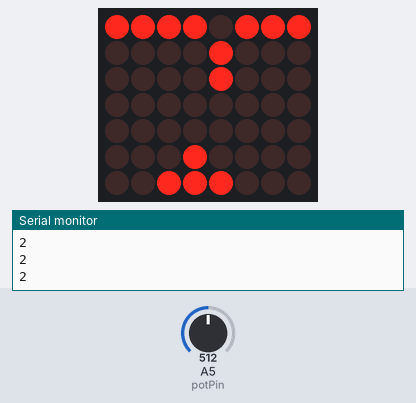
Bench run of a sketch on a simulated Arduino Uno, built with avr-gcc and run on an emulated ATmega328P. Shown: 8×7 LED matrix, the last lines printed to the serial monitor. Wiring (inferred from the names in the program): LED matrix (orientation assumed): rows pin 3, pin 4, pin 5, pin 6, pin 7, pin 8, pin 9; columns pin 10, pin 11, pin 12, pin 13, A0, A1, A2, A3. The inputs (shaded band) are chosen by the test bench; at power-on: A5 (potPin) = 512. Random numbers use the default seed unless the sketch sets one.

Above: at 3.8 s.
3.9 s: A5 (potPin) set to 569
At 4.76 s:
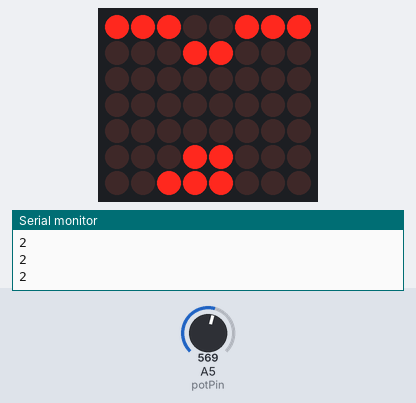
5.6 s: A5 (potPin) set to 592
At 8.5 s:
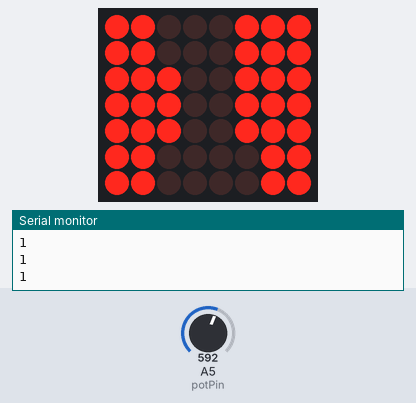
8.6 s: A5 (potPin) set to 900
11.6 s: A5 (potPin) set to 306
At 12.81 s:
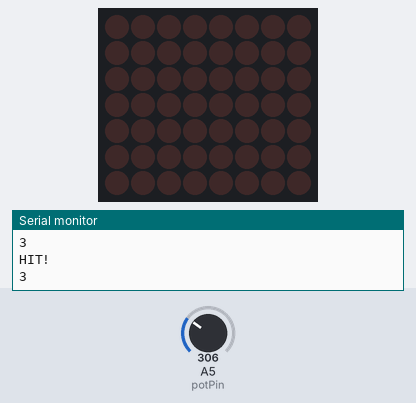
13.2 s: A5 (potPin) set to 122
16.2 s: A5 (potPin) set to 716
At 19.62 s:
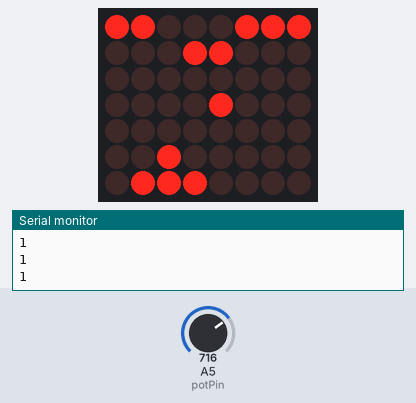

The sketch:

mgp1.ino
```cpp
//Code for 8x8 LED matrix game with help from Mirko Pavleski
//@ https://maker.pro/arduino/projects/space-invaders-game-on-8x8-homemade-led-matrix


byte tempMatrix[8][8] = {
  {0, 0, 0, 0, 0, 0, 0, 0},
  {0, 0, 0, 0, 0, 0, 0, 0},
  {0, 0, 0, 0, 0, 0, 0, 0},
  {0, 0, 0, 0, 0, 0, 0, 0},
  {0, 0, 0, 0, 0, 0, 0, 0},
  {0, 0, 0, 0, 0, 0, 0, 0},
  {0, 0, 0, 0, 0, 0, 0, 0},
  {0, 0, 0, 0, 0, 0, 0, 0}
};

/*** Level 1 ***/
#define level1_ani { \
  {1, 1, 1, 0, 0, 1, 1, 1}, \
  {1, 1, 0, 0, 0, 1, 1, 1}, \
  {1, 1, 0, 0, 0, 1, 1, 1}, \
  {1, 1, 1, 0, 0, 1, 1, 1}, \
  {1, 1, 1, 0, 0, 1, 1, 1}, \
  {1, 1, 1, 0, 0, 1, 1, 1}, \
  {1, 1, 0, 0, 0, 0, 1, 1}, \
  {1, 1, 0, 0, 0, 0, 1, 1}  \
}
#define level1 { \
  {1, 1, 1, 1, 1, 1, 1, 1}, \
  {1, 1, 1, 0, 0, 1, 1, 1}, \
  {0, 0, 0, 1, 1,0 , 0, 0}, \
  {0, 0, 0, 0, 0, 0, 0, 0}, \
  {0, 0, 0, 0, 0, 0, 0, 0}, \
  {0, 0, 0, 0, 0, 0, 0, 0}, \
  {0, 0, 0, 0, 0, 0, 0, 0}, \
  {0, 0, 0, 0, 0, 0, 0, 0}  \
}

/*** Level 2 ***/
#define level2_ani { \
  {1, 1, 1, 0, 0, 1, 1, 1}, \
  {1, 1, 0, 0, 0, 0, 1, 1}, \
  {1, 1, 0, 1, 1, 0, 0, 1}, \
  {1, 1, 1, 1, 1, 0, 0, 1}, \
  {1, 1, 1, 1, 0, 0, 1, 1}, \
  {1, 1, 1, 0, 0, 1, 1, 1}, \
  {1, 1, 0, 0, 0, 0, 0, 1}, \
  {1, 1, 0, 0, 0, 0, 0, 1}  \
}

#define level2 { \
  {0, 1, 1, 1, 1, 1, 1, 1}, \
  {1, 0, 1, 0, 1, 0, 1, 1}, \
  {0, 1, 0, 1, 0, 1, 0, 1}, \
  {0, 0, 1, 0, 1, 0, 1, 0}, \
  {0, 0, 0, 0, 0, 0, 0, 0}, \
  {0, 0, 0, 0, 0, 0, 0, 0}, \
  {0, 0, 0, 0, 0, 0, 0, 0}, \
  {0, 0, 0, 0, 0, 0, 0, 0}  \
}

/*** Level 3 ***/
#define level3_ani { \
  {1, 1, 1, 0, 0, 0, 1, 1}, \
  {1, 1, 0, 0, 0, 0, 0, 1}, \
  {1, 1, 0, 1, 1, 0, 0, 1}, \
  {1, 1, 1, 1, 0, 0, 1, 1}, \
  {1, 1, 1, 1, 0, 0, 0, 1}, \
  {1, 1, 0, 1, 1, 0, 0, 1}, \
  {1, 1, 0, 0, 0, 0, 0, 1}, \
  {1, 1, 1, 0, 0, 0, 1, 1}  \
}
#define level3 { \
  {1, 0, 1, 1, 1, 1, 0, 1}, \
  {0, 1, 1, 1, 1, 1, 1, 0}, \
  {1, 0, 1, 1, 1, 1, 0, 1}, \
  {1,0, 0, 1, 1, 1, 0, 1}, \
  {0, 0, 0, 0, 0, 0, 0, 0}, \
  {0, 0, 0, 0, 0, 0, 0, 0}, \
  {0, 0, 0, 0, 0, 0, 0, 0}, \
  {0, 0, 0, 0, 0, 0, 0, 0}  \
}

/*** WIN ***/
#define win { \
  {1, 1, 1, 0, 0, 1, 1, 1}, \
  {1, 1, 0, 0, 0, 0, 1, 1}, \
  {1, 0, 1, 0, 0, 1, 0, 1}, \
  {0, 0, 0, 0, 0, 0, 0, 0}, \
  {0, 0, 0, 0, 0, 0, 0, 0}, \
  {1, 0, 1, 0, 0, 1, 0, 1}, \
  {1, 0, 0, 1, 1, 0, 0, 1}, \
  {1, 1, 1, 0, 0, 1, 1, 1}  \
}
const int rows[8] = {   2, 3, 4, 5, 6, 7, 8, 9
 };
const int cols[8] = {   10, 11, 12, 13, A0, A1, A2, A3
 };

int potPin = A5;
int potVal;
int pixels[8][8];

int Delay =2;
boolean levelAni = true;
boolean levelStart = false;
boolean levelComplete =false;
//^^^ taken from Mirko to flash LEDS and show what level number in the LEDS you are on
//Displays the numbers 1, 2, and 3, leaving blank LEDS to show the level

int index = 0;
const int lvls = 7; // number of arrays that will be needed to be displayed
byte levels[lvls][8][8]= {
  level1_ani, level1, level2_ani, level2, level3_ani, level3, win
};

byte initial[lvls][8][8] {
   level1_ani, level1, level2_ani, level2, level3_ani, level3, win
};
//Timers for values of these things
unsigned long animationTime;
unsigned long completeTime;
unsigned long enemyTime;
unsigned long gameOverTime;
long previousMillis = 0;
long interval = 50;

//Player declarations
int bulletRow = 5;
int bulletCol;
byte bulletArray[6];

int bulletDelayCount = 0;
boolean fired = false;
//Enemy delcarations
boolean enemyWon = false;
boolean enemyWaiting = false;
boolean enemyFired = false;
boolean enemyBulletCollision = false;
int enemyAttackSpeed[7] = {0, 80, 0, 50, 0, 10, 0}; //set the  times for the attack speed
int enemyBulletSpeed[7] = {0, 18, 0, 15, 0, 10, 0}; //set bullet speeds
//the 0's in these are there to turn off the attack speed and bullet speed for when it is playing the animations for
//in between levels
int enemyBulletRow;
int enemyBulletDelayCount = 0;
int enemyBulletArray[8][2] = { {0,0}, {0,0}, {0,0}, {0,0}, {0,0}, {0,0}, {0,0}, {0,0} }; //where bullets can be fired

int enemyBottomCount = 0;
int randomBullet;

void setup(){
  Serial.begin(9600);
  for (int thisPin = 0; thisPin < 8; thisPin++) {

    pinMode(cols[thisPin], OUTPUT);
    pinMode(rows[thisPin], OUTPUT);

    digitalWrite(cols[thisPin], HIGH);
    digitalWrite(rows[thisPin], HIGH);
    //initialize the matrix pins, taken from arduino website
  }
      pinMode(potPin, INPUT); //declare input for the potentiometer

    clearLeds();  //clear LED Matrix

   animationTime = millis();  //start level # animation timer

}

void loop(){

  for (int i = 0; i < 8; i++) {
    digitalWrite(rows[i], HIGH);  //all rows to high
    digitalWrite(cols[i], LOW);
  }
    digitalWrite(rows[0], LOW);
  delay(Delay);
  digitalWrite(rows[0], HIGH);

  setPattern(index);  //create levels
    /***Row 0***/
  for (int col = 0; col < 8; col++) {
    if (pixels[0][col] == 1) {
      digitalWrite(cols[col], HIGH);
    } else {
      digitalWrite(cols[col], LOW);
    }
  }
  digitalWrite(rows[0], LOW);
  delay(Delay);
  digitalWrite(rows[0], HIGH);

  setPattern(index);  //create levels
  /***Row 1***/
  for (int col = 0; col < 8; col++) {
    if (pixels[1][col] == 1) {
      digitalWrite(cols[col], HIGH);
    } else {
      digitalWrite(cols[col], LOW);
    }
  }
  digitalWrite(rows[1], LOW);
  delay(Delay);
  digitalWrite(rows[1], HIGH);

  if (levelAni) playLevelAni();  //play animation

//Row 2
for (int col = 0; col < 8; col++){
  if (pixels[2][col] ==1){
   digitalWrite(cols[col], HIGH);
    } else {
      digitalWrite(cols[col], LOW);
    }
  }
  digitalWrite(rows[2], LOW);
  delay(Delay);
  digitalWrite(rows[2], HIGH);

  if (levelStart) readPot();
  //Read pot value and turn that led pixel on to display character but also move him across the board

 for (int col = 0; col < 8; col++) {
    if (pixels[3][col] == 1) {
      digitalWrite(cols[col], HIGH);
    } else {
      digitalWrite(cols[col], LOW);
    }
  }
  digitalWrite(rows[3], LOW);
  delay(Delay);
  digitalWrite(rows[3], HIGH);

  if (levelStart) refreshPlayer();
   if (levelStart) continuousFire();

  /***Row 4***/
  for (int col = 0; col < 8; col++) {
    if (pixels[4][col] == 1) {
      digitalWrite(cols[col], HIGH);
    } else {
      digitalWrite(cols[col], LOW);
    }
  }
  digitalWrite(rows[4], LOW);
  delay(Delay);
  digitalWrite(rows[4], HIGH);
 if (levelStart && !enemyWon) readEnemy();

  /***Row 5***/
  for (int col = 0; col < 8; col++) {
    if (pixels[5][col] == 1) {
      digitalWrite(cols[col], HIGH);
    } else {
      digitalWrite(cols[col], LOW);
    }
  }
  digitalWrite(rows[5], LOW);
  delay(Delay);
  digitalWrite(rows[5], HIGH);

  if (levelStart && !levelComplete) checkLevelState();
  //check for if the level is cleared of all pixels
  if (levelComplete) levelFinished();


  /***Row 6***/
  for (int col = 0; col < 8; col++) {
    if (pixels[6][col] == 1) {
      digitalWrite(cols[col], HIGH);
    } else {
      digitalWrite(cols[col], LOW);
    }
  }
  digitalWrite(rows[6], LOW);
  delay(Delay);
  digitalWrite(rows[6], HIGH);

    /***Row 7***/
  for (int col = 0; col < 8; col++) {
    if (pixels[7][col] == 1) {
      digitalWrite(cols[col], HIGH);
    } else {
      digitalWrite(cols[col], LOW);
    }
  }
  digitalWrite(rows[7], LOW);
  delay(Delay);
  digitalWrite(rows[7], HIGH);

  unsigned long currentMillis = millis();

  if (enemyWon) gameOver();  //lose if hit by enemy
  updatePixels();  //update all pixels of the LED Matrix

}


void clearLeds(){
  //function to clear Leds; sets them to 0 to turn them off
  //matrix would be 8x8 of all 0's like in the top of this as the temp matrix

 for (int i = 0; i < 8; i++) {
    for (int j = 0; j < 8; j++) {
      pixels[i][j] = 0;
    }
  }
}

void setPattern(int pattern){
    if (index < 7) {
    for (int i = 0; i < 8; i++) {
      for (int j = 0; j < 8; j++) {
        if ( levels[index][i][j] == 1 ) {  //put the 1s in the temp matrix from the level matrices
          tempMatrix[i][j] = levels[index][i][j];
        }
      }
    }
  } else {
    restart();  //restart if the game has been won
  }
}
 void readPot(){
    //read Potentiometer and map it to a spot on the matrix
potVal = analogRead(potPin);
potVal = map(potVal, 1023, 0,-1, 6); // - 1 to 6 allows full range of motion across the screen
Serial.println(potVal); //to check where pot should be
//allow full movement across the display
//taken from arduino site on how to  control led in a matrix
//https://docs.arduino.cc/built-in-examples/display/RowColumnScanning


  }
  void refreshPlayer(){
    //also looked at the same link above for this
    byte playableRow[2][8] = {
       {0, 0, 0, 0, 0, 0, 0, 0},
       {0, 0, 0, 0, 0, 0, 0, 0}
  };

  if (potVal == -1){
     playableRow[0][potVal +1] =1;
 // playableRow[1][potVal ] =1;
  playableRow[1][potVal +1] =1;
  playableRow[1][potVal +2] =1;

  }else {
  playableRow[0][potVal +1] =1;
  playableRow[1][potVal ] =1;
  playableRow[1][potVal +1] =1;
  playableRow[1][potVal +2] =1;
  }
     for (int i = 6; i < 8; i++) {     //rows 6-7 (where the player is)
    for (int j = 7; j >= 0; j--) {  //update player positions
       if(playableRow[i-6][j] == 1) {  //copy only "ones" to temporary matrix
         tempMatrix[i][j] = playableRow[i-6][j];
       }
    }
  }
  }


  void continuousFire(){
 //int btnPress = digitalRead(btnPin);  //read button state
  int btnPress = 1;
  fired = 0;
  //btnDown = 0;
  if (btnPress == 1){      //if button is pressed
    bulletCol = potVal+1;      //bullet column value on matrix

    fired = true;
  }
  if (fired == true) {
    shoot(bulletCol);    //play shoot animation
  }
}


  void shoot(int _bulletCol) {

  if (bulletDelayCount == 2) {    //act as a delay & determines bullet's speed
    bulletRow--;

    if (bulletRow < 0) {  //if bullet reaches top (row 0)
      bulletRow = 5;    //reset bullet row position
      fired = false;    //bullet fire done
    } else {
      if (tempMatrix[bulletRow][_bulletCol] == 0) {
        tempMatrix[bulletRow][_bulletCol] = 1;
      } else {
        collisionBullet(bulletRow, _bulletCol);
      }
     }
  } else {
    tempMatrix[bulletRow][_bulletCol] = 1;
    //make the bullet show up on the display
  }
  bulletDelayCount = (bulletDelayCount+1) % 3;  //bullet speed

}
void collisionBullet(int _row, int _col) {

  levels[index][_row][_col] = 0;    //remove 1 pixel that got shot from original level matrix
  tempMatrix[_row][_col] = 0;  //update temp matrix for pixel display

  bulletRow = 5;    //set original bullet row position back to 5
  fired = false;    //bullet fire done
}


/*** READ ENEMY ***/
//Taken from marko on his how to make the space invader game
void readEnemy() {

  if (!enemyWaiting && !enemyFired && !enemyBulletCollision){  //if enemy isn't doing anything
    enemyTime = millis();  //start timer
    enemyWaiting = true;
  }

  if (enemyWaiting) {
    if (millis() - enemyTime > enemyAttackSpeed[index]) {  //attack speed for each level according to array

      int _row = 3;   //temp row value
      boolean dobreak = false;    //for double break;

      //loop to get the enemy's pixels of highest row (closest to the player)
      for (int i = 3; !dobreak && i >= 0; i--) {  //backwards loop to get highest row
        for (int j = 0; j < 8; j++) {
            if(levels[index][i][j] == 1) {  //if a "one" is found in the row
              _row = i;          //save row index
              enemyBulletRow = _row + 1;  //value to put enemy bullet 1 row below enemy
              dobreak = true;    //double break;
              break;
            }
         }
      }

      enemyBottomCount = 0; //counter for number of "one" pixels in highest row (closest to the player)
      for (int c = 0; c < 8; c++) {  //loop through highest row
        if(levels[index][_row][c] == 1) {   //check if column contains "one"
          enemyBulletArray[enemyBottomCount][0] = _row;
          enemyBulletArray[enemyBottomCount][1] = c;
          enemyBottomCount++;
        }
      }

      enemyWaiting = false;
      enemyFired = true;  //fire enemy bullet
      randomBullet = random(enemyBottomCount);  //randomly select one of the column pixels
    }
  }

  if (enemyFired) {
    if (enemyBulletDelayCount == (enemyBulletSpeed[index]-1)) {  //enemy bullet speed (higher value = slower)
      enemyBulletArray[randomBullet][0]++;  //row + 1
      if  (enemyBulletArray[randomBullet][0] > 7) {  //if bullet reaches bottom
        enemyBulletDelayCount = 0;  //reset and remove bullet
        enemyFired = false;
      } else {
        if (tempMatrix[enemyBulletArray[randomBullet][0]] [enemyBulletArray[randomBullet][1]] == 0) {  //if next row is empty
          tempMatrix[enemyBulletArray[randomBullet][0]] [enemyBulletArray[randomBullet][1]] = 1;  //bullet claims row
        } else {  //bullet hit something!!
          if (!levelComplete) {
            enemyBulletDelayCount = 0;
            enemyFired = false;
            enemyBulletCollision = true;
          }
        }
      }
    } else {
      tempMatrix[enemyBulletArray[randomBullet][0]][enemyBulletArray[randomBullet][1]] = 1;
    }
    enemyBulletDelayCount = (enemyBulletDelayCount+1) % enemyBulletSpeed[index];  //enemy bullet speed
  }

  if (enemyBulletCollision) {
    if (enemyBulletArray[randomBullet][0] == 6 || enemyBulletArray[randomBullet][0] == 7) {  //check if enemy's bullet hit player
//      digitalWrite(13, HIGH);
      Serial.println("HIT!");
      enemyWon = true;
      gameOverTime = millis();
    }
    enemyBulletCollision = false;
  }
}

void playLevelAni() {


  if (millis() - animationTime < 3000) {  //wait 3 seconds

  } else {
    levelAni = false;
    //end the animation
    levelStart = true;
    index++;
    clearLeds(); //clear matrix

  }
}


void checkLevelState() {  //check if all level pixels (enemies) are dead
  int _countLevelPixels = 0;
  for (int i = 0; i < 5; i++) {
    for (int j = 0; j < 8; j++) {
      if(levels[index][i][j] == 1){
        _countLevelPixels++;  //count the number of "one" pixels
      }
    }
  }
  if((_countLevelPixels) == 0){  //if nothing left, congratz! you beat the level!
//    digitalWrite(13, HIGH);
//    Serial.println("COMPLETE!");
    completeTime = millis();
    levelComplete = true;
  }
}


void levelFinished() {

  if (millis() - completeTime > 2000) {  //time before transitioning to next level

    //reset all booleans
    enemyWaiting = false;
    enemyFired = false;
    enemyBulletCollision = false;

    levelStart = false;
    levelComplete = false;
    levelAni = true;
    animationTime = millis();
    index++;
  }
}
void updatePixels() {
  //Use temporary 8x8 matrix to update actual matrix to prevent any bugs
  //Tends to get buggy when apply values straight to pixels[] matrix
  //Instead, storing all matrix values in a temp and apply values to pixels[] at once is more stable

  //copy all temp matrix values to actual display matrix
  for (int i = 0; i < 8; i++) {
    for (int j = 0; j < 8; j++) {
      pixels[i][j] = tempMatrix[i][j];
    }
  }

  //reset all values for temp matrix
  for (int i = 0; i < 8; i++) {
    for (int j = 0; j < 8; j++) {
      tempMatrix[i][j] = 0;
    }
  }
}


void gameOver() {


  if (millis() - gameOverTime < 3000) {  //time before restarting
    delay(250);
  } else {
    restart();
  }


}

void restart() {
  //reset all booleans
  enemyWon = false;
  enemyWaiting = false;
  enemyFired = false;
  enemyBulletCollision = false;

  levelAni = true;
  levelStart = false;
  levelComplete = false;
  index = 0;


  //reset all levels
  for (int level = 0; level<lvls; level++) {
     for (int x = 0; x<8; x++) {
       for (int y = 0; y<8; y++) {
         levels[level][x][y] = initial[level][x][y];
       }
     }
   }

  animationTime = millis();  //run level 1 animation
}
```

Measured:
- the behaviour switches between 584 and 585 on A5 (potPin) (found by bisection; images 1 and 2)
- what the display in image 3 shows lasts 0.5 s, from 12.6 s to 13.1 s
